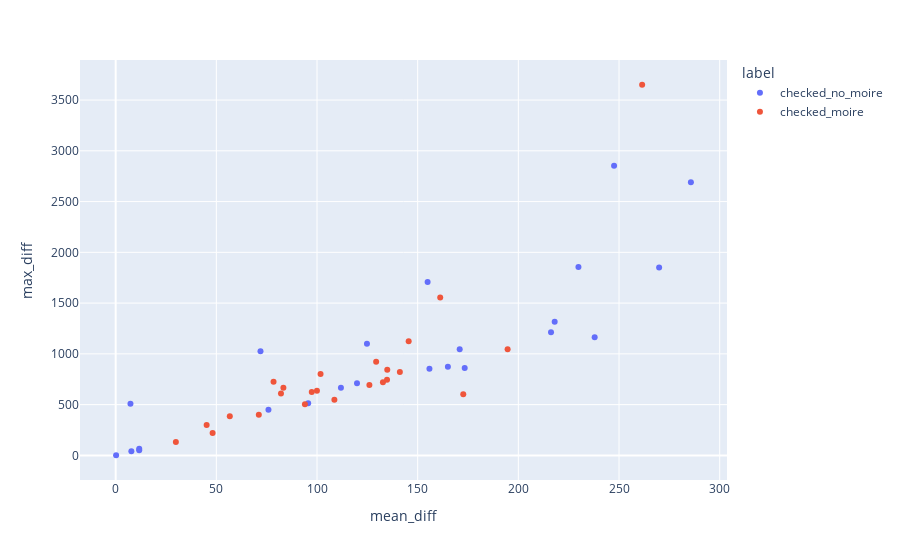

Notebook source saved alongside this figure:
### Code cell
px.scatter(
    x=[total_diffs[i].mean() for i in range(len(total_diffs)) if (total_diffs[i] is None) == False ],
    y=[total_diffs[i].max() for i in range(len(total_diffs)) if (total_diffs[i] is None) == False ],
    color=[masks.loc[masks_selection[i]].label for i in range(len(total_diffs)) if (total_diffs[i] is None) == False ],
    labels={
        'x' : 'mean_diff',
        'y' : 'max_diff',
        'color' : 'label'
    }
)

### Figure 1 — Plotly figure (JSON) as saved in the notebook; plotly's stock layout.template omitted (floating-point values rounded to 4 significant figures)
{"data": [{"hovertemplate": "label=checked_no_moire<br>mean_diff=%{x}<br>max_diff=%{y}<extra></extra>", "legendgroup": "checked_no_moire", "marker": {"color": "#636efa", "symbol": "circle"}, "mode": "markers", "name": "checked_no_moire", "orientation": "v", "showlegend": true, "type": "scatter", "x": [95.61, 75.88, 7.8, 170.9, 0.2142, 154.9, 119.9, 218.0, 71.93, 124.8, 247.5, 7.345, 269.9, 11.69, 229.8, 165.0, 111.9, 216.2, 11.7, 155.8, 285.7, 237.9, 173.4], "xaxis": "x", "y": [513.3, 449.3, 41.36, 1046.0, 1.355, 1707.0, 711.6, 1317.0, 1026.0, 1100.0, 2852.0, 508.6, 1852.0, 50.63, 1855.0, 873.2, 666.3, 1213.0, 64.8, 852.2, 2692.0, 1163.0, 861.9], "yaxis": "y"}, {"hovertemplate": "label=checked_moire<br>mean_diff=%{x}<br>max_diff=%{y}<extra></extra>", "legendgroup": "checked_moire", "marker": {"color": "#EF553B", "symbol": "circle"}, "mode": "markers", "name": "checked_moire", "orientation": "v", "showlegend": true, "type": "scatter", "x": [145.5, 101.8, 93.99, 97.39, 134.9, 161.2, 132.7, 71.1, 78.41, 29.9, 108.6, 48.14, 261.5, 172.6, 194.7, 82.11, 126.0, 99.97, 134.8, 45.18, 56.68, 141.2, 83.3, 129.4], "xaxis": "x", "y": [1125.0, 801.3, 504.5, 625.5, 842.3, 1556.0, 721.0, 399.4, 725.2, 132.9, 546.9, 221.0, 3651.0, 601.6, 1046.0, 609.9, 692.5, 635.6, 745.9, 298.1, 385.5, 820.9, 665.2, 922.5], "yaxis": "y"}], "layout": {"autosize": true, "legend": {"title": {"text": "label"}, "tracegroupgap": 0}, "margin": {"t": 60}, "xaxis": {"anchor": "y", "autorange": true, "domain": [0, 1], "range": [-16.86, 302.8], "title": {"text": "mean_diff"}, "type": "linear"}, "yaxis": {"anchor": "x", "autorange": true, "domain": [0, 1], "range": [-281.2, 3933.0], "title": {"text": "max_diff"}, "type": "linear"}}}
